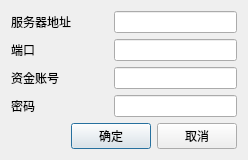
<?xml version="1.0" encoding="UTF-8"?>
<ui version="4.0">
 <class>logindlg</class>
 <widget class="QDialog" name="logindlg">
  <property name="geometry">
   <rect>
    <x>0</x>
    <y>0</y>
    <width>241</width>
    <height>145</height>
   </rect>
  </property>
  <property name="sizePolicy">
   <sizepolicy hsizetype="Fixed" vsizetype="Fixed">
    <horstretch>0</horstretch>
    <verstretch>0</verstretch>
   </sizepolicy>
  </property>
  <property name="windowTitle">
   <string>登陆</string>
  </property>
  <property name="sizeGripEnabled">
   <bool>false</bool>
  </property>
  <layout class="QGridLayout" name="gridLayout">
   <item row="0" column="0" colspan="2">
    <widget class="QLabel" name="label">
     <property name="text">
      <string>服务器地址</string>
     </property>
    </widget>
   </item>
   <item row="0" column="2" colspan="2">
    <widget class="QLineEdit" name="servaddr"/>
   </item>
   <item row="1" column="0" colspan="2">
    <widget class="QLabel" name="label_2">
     <property name="text">
      <string>端口</string>
     </property>
    </widget>
   </item>
   <item row="1" column="2" colspan="2">
    <widget class="QLineEdit" name="servport"/>
   </item>
   <item row="2" column="0" colspan="2">
    <widget class="QLabel" name="label_3">
     <property name="text">
      <string>资金账号</string>
     </property>
    </widget>
   </item>
   <item row="2" column="2" colspan="2">
    <widget class="QLineEdit" name="accout"/>
   </item>
   <item row="3" column="0" colspan="2">
    <widget class="QLabel" name="label_4">
     <property name="text">
      <string>密码</string>
     </property>
    </widget>
   </item>
   <item row="3" column="2" colspan="2">
    <widget class="QLineEdit" name="passwd">
     <property name="echoMode">
      <enum>QLineEdit::Password</enum>
     </property>
    </widget>
   </item>
   <item row="4" column="0">
    <spacer name="horizontalSpacer">
     <property name="orientation">
      <enum>Qt::Horizontal</enum>
     </property>
     <property name="sizeHint" stdset="0">
      <size>
       <width>58</width>
       <height>20</height>
      </size>
     </property>
    </spacer>
   </item>
   <item row="4" column="1" colspan="2">
    <widget class="QPushButton" name="ok">
     <property name="text">
      <string>确定</string>
     </property>
    </widget>
   </item>
   <item row="4" column="3">
    <widget class="QPushButton" name="cancel">
     <property name="text">
      <string>取消</string>
     </property>
    </widget>
   </item>
  </layout>
 </widget>
 <resources/>
 <connections/>
</ui>
